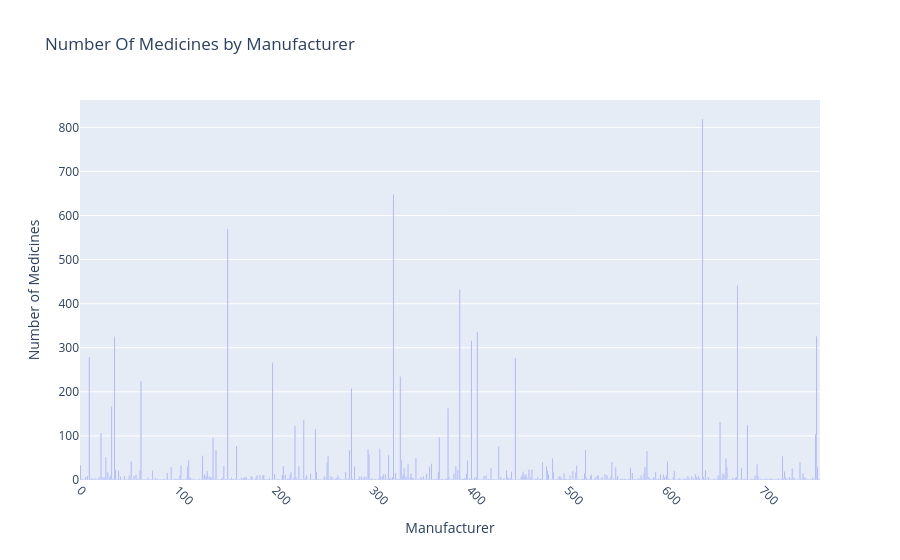

Notebook code for this chart:
### Code cell
import plotly.express as px

# Plotting the number of medicines by manufacturer
fig = px.bar(manufacturer_counts, x=manufacturer_counts.index, y=manufacturer_counts.values, 
             title='Number Of Medicines by Manufacturer')

# Rotate x-axis labels for readability
fig.update_xaxes(tickangle=45)
fig.update_layout(xaxis_title='Manufacturer', yaxis_title='Number of Medicines')

# Show the figure
fig.show()

### Figure 1 — Plotly figure (JSON) as saved in the notebook; plotly's stock layout.template omitted (floating-point values rounded to 4 significant figures; data arrays with more than 128 entries replaced by an {"elided": "..."} marker saying what was removed)
{"data": [{"alignmentgroup": "True", "hovertemplate": "Manufacturer=%{x}<br>y=%{y}<extra></extra>", "legendgroup": "", "marker": {"color": "#636efa", "pattern": {"shape": ""}}, "name": "", "offsetgroup": "", "orientation": "v", "showlegend": false, "textposition": "auto", "type": "bar", "x": {"elided": "759 int values"}, "xaxis": "x", "y": {"elided": "759 int values"}, "yaxis": "y"}], "layout": {"barmode": "relative", "legend": {"tracegroupgap": 0}, "title": {"text": "Number Of Medicines by Manufacturer"}, "xaxis": {"anchor": "y", "domain": [0, 1], "tickangle": 45, "title": {"text": "Manufacturer"}}, "yaxis": {"anchor": "x", "domain": [0, 1], "title": {"text": "Number of Medicines"}}}}
